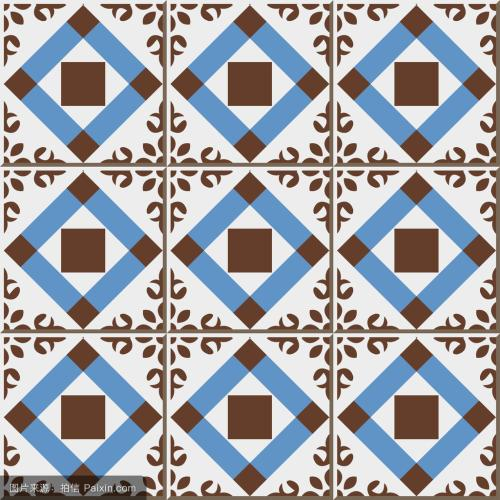
//> input picture FromBook-Opencv算法精解/8.5边缘检测-Kirsch算子和Robinson算子/8.5边缘检测-Kirsch算子和Robinson算子/timg.jpg, 500 x 500 px
$ ./main   (built with g++ and OpenCV 4)
//> lines starting //> are read from the running program, lines starting //| are printed output that depends on the picture; after the words box and inside, x2 and y2 are one past the last pixel; in counts of white or black regions, pixels touching at a corner belong together
#include<opencv2\core\core.hpp>
#include<opencv2\highgui\highgui.hpp>
#include<opencv2\imgproc\imgproc.hpp>
#include<iostream>

using namespace std;
using namespace cv;

Mat edgeFull;
int thresh;
void conv2D(Mat src, Mat &dst, Mat kernel, Point anchor = Point(-1, -1), int bordertype = BORDER_DEFAULT)
{
	flip(kernel, kernel, -1);
	filter2D(src, dst,CV_32FC1, kernel,anchor,0.0,bordertype);
}
Mat kirsch(Mat src, Point anchor = Point(-1, -1), int borderType = BORDER_DEFAULT)
{
	Mat dst;
	vector<Mat> edges;
	edges.clear();

	//Kirsch算子由8个卷积核构成，分别如下
	Mat dst1;
	Mat ker1 = (Mat_<float>(3, 3) << 5, 5, 5, -3, 0, -3, -3, -3, -3);
	conv2D(src, dst1, ker1);
	convertScaleAbs(dst1, dst1);      //由CV_32FC1变为CV_8UC1
	edges.push_back(dst1);

	Mat dst2;
	Mat ker2 = (Mat_<float>(3, 3) << -3, -3, -3, -3, 0, -3, 5, 5, 5);
	conv2D(src, dst2, ker2);
	convertScaleAbs(dst2, dst2);      //由CV_32FC1变为CV_8UC1
	edges.push_back(dst2);

	Mat dst3;
	Mat ker3 = (Mat_<float>(3, 3) << -3, 5, 5, -3, 0, 5, -3, -3, -3);
	conv2D(src, dst3, ker3);
	convertScaleAbs(dst3, dst3);      //由CV_32FC1变为CV_8UC1
	edges.push_back(dst3);

	Mat dst4;
	Mat ker4 = (Mat_<float>(3, 3) << -3, -3, -3, 5, 0, -3, 5, 5, -3);
	conv2D(src, dst4, ker4);
	convertScaleAbs(dst4, dst4);      //由CV_32FC1变为CV_8UC1
	edges.push_back(dst4);

	Mat dst5;
	Mat ker5 = (Mat_<float>(3, 3) << -3, -3, 5, -3, 0, 5, -3, -3, 5);
	conv2D(src, dst5, ker5);
	convertScaleAbs(dst5, dst5);      //由CV_32FC1变为CV_8UC1
	edges.push_back(dst5);

	Mat dst6;
	Mat ker6 = (Mat_<float>(3, 3) << 5, -3, -3, 5, 0, -3, 5, -3, -3);
	conv2D(src, dst6, ker6);
	convertScaleAbs(dst6, dst6);      //由CV_32FC1变为CV_8UC1
	edges.push_back(dst6);

	Mat dst7;
	Mat ker7 = (Mat_<float>(3, 3) << -3, -3, -3, -3, 0, 5, -3, 5, 5);
	conv2D(src, dst7, ker7);
	convertScaleAbs(dst7, dst7);      //由CV_32FC1变为CV_8UC1
	edges.push_back(dst7);

	Mat dst8;
	Mat ker8 = (Mat_<float>(3, 3) << 5, 5, -3, 5, 0, -3, -3, -3, -3);
	conv2D(src, dst8, ker8);
	convertScaleAbs(dst8, dst8);      //由CV_32FC1变为CV_8UC1
	edges.push_back(dst8);

	dst = edges[0].clone();

	//计算八个方向边缘检测的边缘强度-这里使用取最大绝对值的边缘强度计算方法
	for (int i = 1; i < edges.size(); i++)
	{
		// [4 lines of commented-out code are left out]
		max(dst, edges[i], dst);       //使用自带的max函数就能计算逐位比较去最大值的功能
	}
	return dst;
}
void adjustThresh(int, void*)
{
	Mat threshImg;
	threshold(edgeFull, threshImg, thresh, 255, THRESH_BINARY);
	imshow("调整阈值", threshImg);
}
int main()
{
	Mat src = imread("timg.jpg", 0);
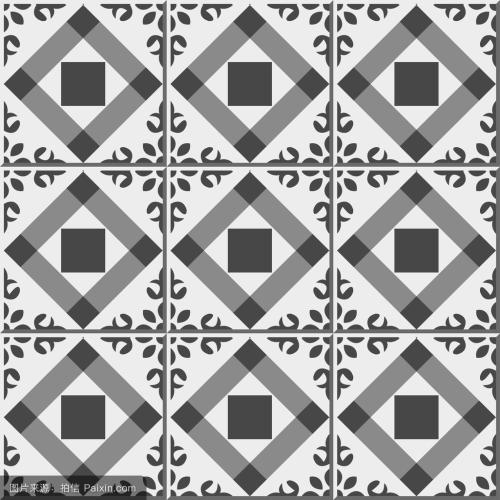
//> src: 500 rows x 500 cols, CV_8UC1; min 7, max 255, mean 165.3
	imshow("src", src);

	edgeFull= kirsch(src);
//> in kirsch, `conv2D(src, dst1, ker1);`: ker1 = [[-3, -3, -3], [-3, 0, -3], [5, 5, 5]]
//> in kirsch, `conv2D(src, dst2, ker2);`: ker2 = [[5, 5, 5], [-3, 0, -3], [-3, -3, -3]]
//> in kirsch, `conv2D(src, dst3, ker3);`: ker3 = [[-3, -3, -3], [5, 0, -3], [5, 5, -3]]
//> in kirsch, `conv2D(src, dst4, ker4);`: ker4 = [[-3, 5, 5], [-3, 0, 5], [-3, -3, -3]]
//> in kirsch, `convertScaleAbs(dst4, dst4);`:
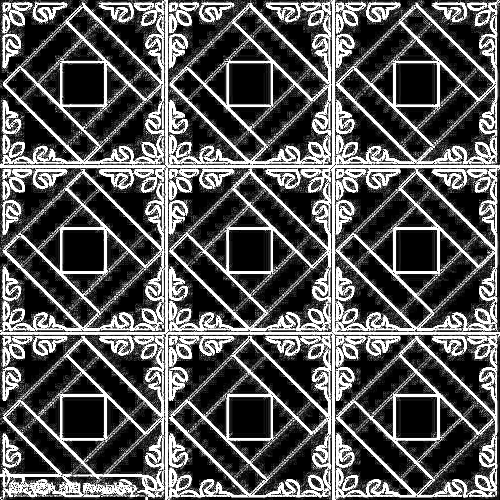
//> dst4: 500 rows x 500 cols, CV_8UC1; min 0, max 255, mean 85.7
//> in kirsch, `conv2D(src, dst5, ker5);`: ker5 = [[5, -3, -3], [5, 0, -3], [5, -3, -3]]
//> in kirsch, `conv2D(src, dst6, ker6);`: ker6 = [[-3, -3, 5], [-3, 0, 5], [-3, -3, 5]]
//> in conv2D (call 7), `filter2D(src, dst,CV_32FC1, kernel,anchor,0.0,bordertype);`:
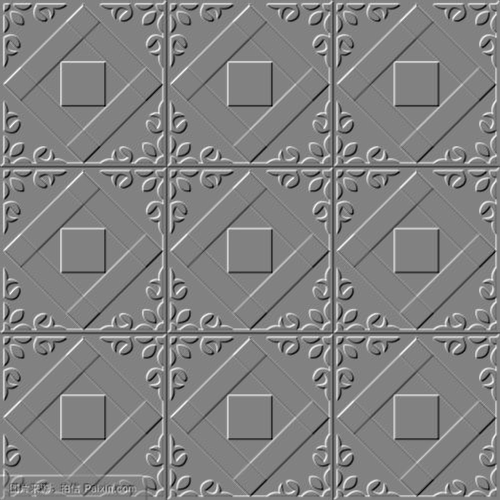
//> dst: 500 rows x 500 cols, CV_32FC1; min -2334, max 2255, mean 8.6; drawn with min black and max white
//> in kirsch, `conv2D(src, dst7, ker7);`: ker7 = [[5, 5, -3], [5, 0, -3], [-3, -3, -3]]
//> in conv2D (call 8), `filter2D(src, dst,CV_32FC1, kernel,anchor,0.0,bordertype);`:
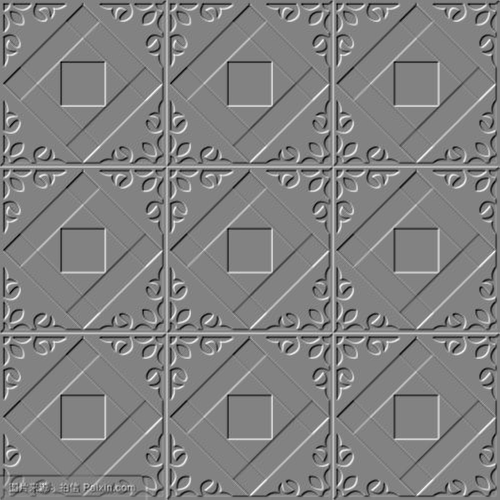
//> dst: 500 rows x 500 cols, CV_32FC1; min -2343, max 2236, mean -8.5; drawn with min black and max white
//> in kirsch, `conv2D(src, dst8, ker8);`: ker8 = [[-3, -3, -3], [-3, 0, 5], [-3, 5, 5]]
//> in kirsch, `convertScaleAbs(dst8, dst8);`:
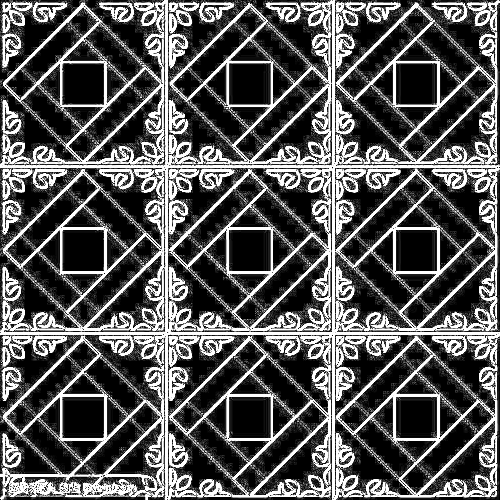
//> dst8: 500 rows x 500 cols, CV_8UC1; min 0, max 255, mean 86
//> the loop in kirsch, `for (int i = 1; i < edges.size(); i++)` made 7 passes
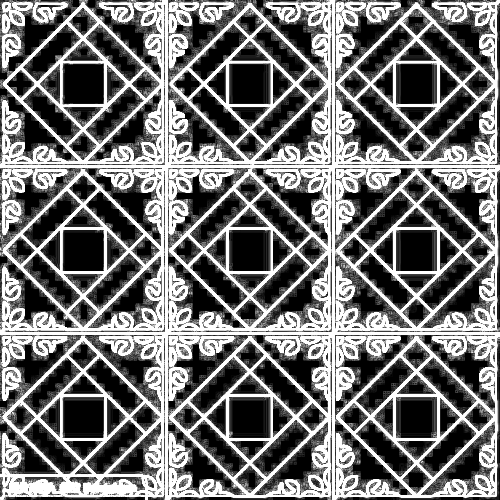
//> edgeFull: 500 rows x 500 cols, CV_8UC1; min 0, max 255, mean 112.9
	imshow("kirsch边缘检测", edgeFull);


	namedWindow("调整阈值", WINDOW_AUTOSIZE);
	createTrackbar("阈值", "调整阈值", &thresh, 255,adjustThresh );
	adjustThresh(0, 0);
//> in adjustThresh, `threshold(edgeFull, threshImg, thresh, 255, THRESH_BINARY);`:
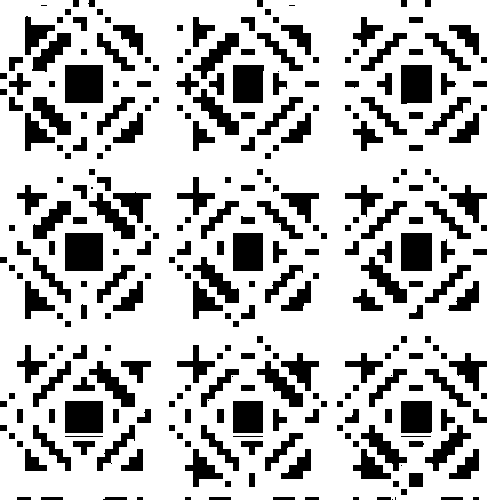
//> threshImg: 500 rows x 500 cols, CV_8UC1; 75.9% white; 288 black regions (15 under 20 px), largest, box (x1, y1, x2, y2) and area: (65, 65, 103, 103) 1444, (65, 233, 103, 271) 1444, (65, 401, 103, 433) 1216

	//Robinson算子同样由8个卷积核构成，具体见"Kirsch算子和Robinson算子.jpg"
	//利用Robinson算子进行边缘检测的步骤与Kirsch边缘检测无大差别
	waitKey(0);
	return 0;
}
